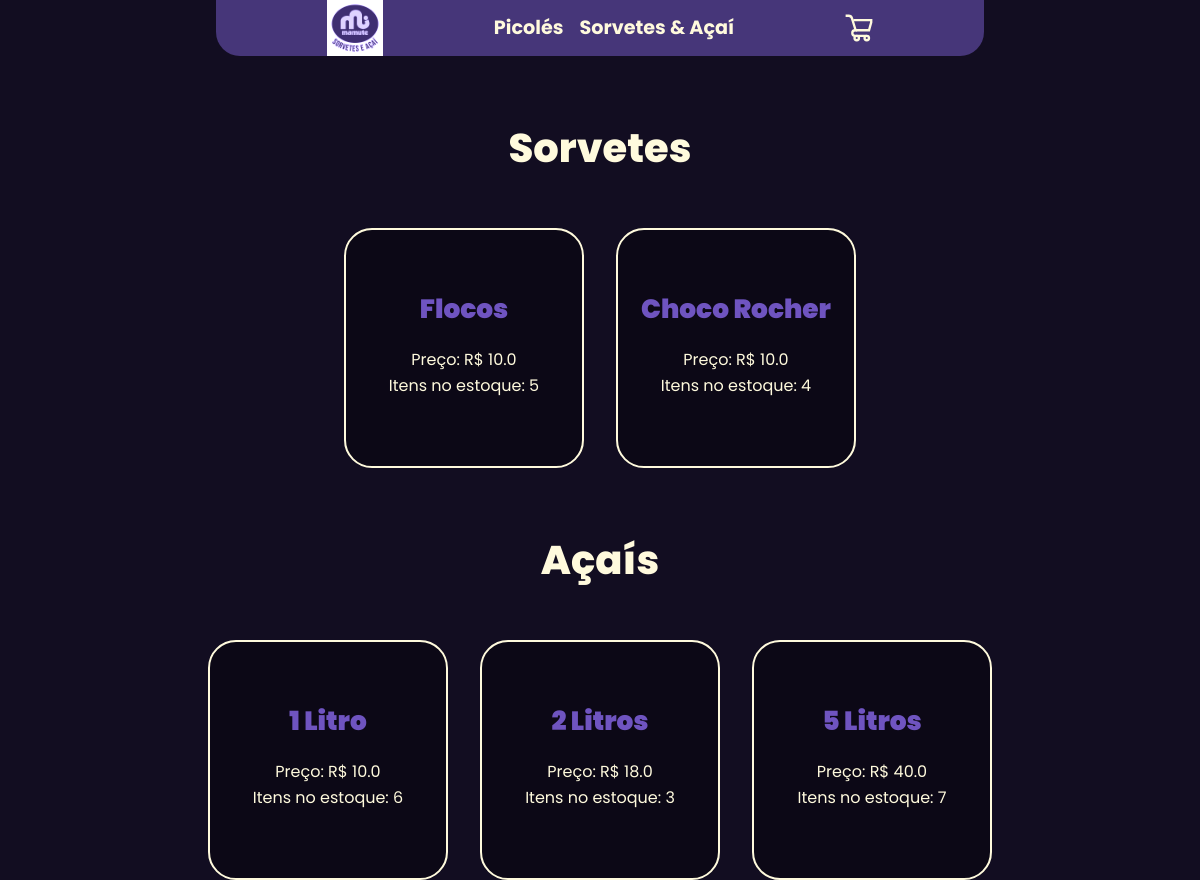
The page /sorvetes on the database its author committed.
### produtos/models.py (models this page shows)
class Sorvete(models.Model):
    sabor = models.CharField(max_length=20)
    preco = models.FloatField()
    estoque = models.IntegerField()

class Acai(models.Model):
    class Tamanho(models.TextChoices):
        UM = '1 Litro', ('1 Litro')
        DOIS = '2 Litros', ('2 Litros')
        CINCO = '5 Litros', ('5 Litros')
        DEZ = '10 Litros', ('10 Litros')
    preco = models.FloatField()
    estoque = models.IntegerField()
    tamanho = models.CharField(max_length=12, choices= Tamanho.choices, default=Tamanho.UM)

### produtos/views.py (the view)
# urls.py: path('sorvetes', views.sorvetes, name='sorvetes & acai')
def sorvetes(request):
    Sorvetes = Sorvete.objects.all()
    Acais = Acai.objects.all()
    return render(request, 'sorvetes-acai.html', {'sorvetes': Sorvetes, 'acais': Acais})

### produtos/templates/sorvetes-acai.html (shortened to what this page needs)
{% extends 'base.html' %}
{% block content %}
<div class='sorvetes-acais'>
    <div class='sorvetes-div'>
        <h2>Sorvetes</h2>
            <ul class='sorvetes'>
                {% for sorvete in sorvetes %}
                        <li class='sorvete'>
                            <h3>{{ sorvete.sabor }}</h3>
                            <p>Preço: R$ {{ sorvete.preco }}</p>
                            {% if sorvete.estoque > 0 %}
                                <p>Itens no estoque: {{ sorvete.estoque }}</p>
                            {% else %}
                                <p>Este produto está fora de estoque.</p>
                            {% endif %}
                        </li>
                {% endfor %}
            </ul>
    </div>
    <div class='acais-div'>
        <h2>Açaís</h2>
            <ul class='acais'>
                {% for acai in acais %}
                    <li class='acai'>
                        <h3>{{ acai.tamanho }}</h3>
                        <p>Preço: R$ {{ acai.preco }}</p>
                        {% if acai.estoque > 0 %}
                            <p>Itens no estoque: {{ acai.estoque }}</p>
                        {% else %}
                            <p>Este produto está fora de estoque.</p>
                        {% endif %}
                    </li>
                {% endfor %}
            </ul>
    </div>
</div>
{% endblock %}

### produtos/static/css/styles.css (style rules this page uses)
* { box-sizing: border-box; }
html, body, div, span, applet, object, iframe, h1, h2, h3, h4, h5, h6, p, blockquote, pre, a, abbr, acronym, address, big, cite, code, del, dfn, em, img, ins, kbd, q, s, samp, small, strike, strong, sub, sup, tt, var, b, u, i, center, dl, dt, dd, ol, ul, li, fieldset, form, label, legend, table, caption, tbody, tfoot, thead, tr, th, td, article, aside, canvas, details, embed, figure, figcaption, footer, header, hgroup, menu, nav, output, ruby, section, summary, time, mark, audio, video { margin: 0; padding: 0; border: 0; font-size: 100%; font: inherit; vertical-align: baseline; }
body { line-height: 1; background-color: #120D21; font-family: 'Poppins', sans-serif; }
ol, ul { list-style: none; }
.sorvetes-acais { display: flex; flex-direction: column; justify-content: center; align-items: center; width: 100%; }
.sorvetes-div, .acais-div { width: 100%; margin: 4.5rem 2rem 0 2rem; display: flex; justify-content: center; align-items: center; flex-direction: column; gap: 2rem; }
.sorvetes-div > h2 , .acais-div > h2, .picoles-div > h2 { font-size: 2.5rem; margin-bottom: 1.75rem; font-weight: 800; color: #FFFADD; }
.sorvetes, .acais { display: flex; flex-direction: row; justify-content: center; align-items: center; flex-wrap: wrap; gap: 2rem; }
.sorvete, .acai { display: flex; flex-direction: column; align-items: center; line-height: 1.65rem; justify-content: center; width: 240px; height: 240px; border: 2px solid #FFFADD; border-radius: 1.75rem; background-color: #0C0816; color: #FFFADD; cursor: pointer; transition: all 800ms ease; }
.sorvete > h3 , .acai > h3 { font-weight: 900; font-size: 1.65rem; margin-bottom: 1.5rem; color: #6f54c0; }

### rows shown on the page
Sorvete: sabor "Flocos", preco "10.0", estoque "5"
Sorvete: sabor "Choco Rocher", preco "10.0", estoque "4"
Acai: tamanho "1 Litro", preco "10.0", estoque "6"
Acai: tamanho "2 Litros", preco "18.0", estoque "3"
Acai: tamanho "5 Litros", preco "40.0", estoque "7"
